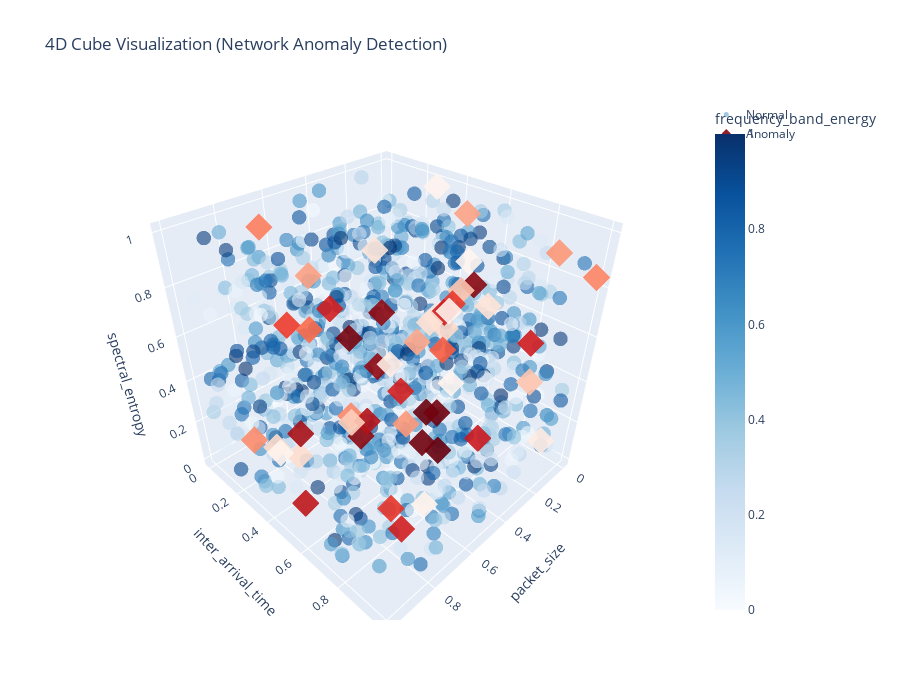

Notebook code cell kept with this figure:
### Markdown cell above
# 9. Data Visualization

### Code cell
import plotly.graph_objects as go

# Separate normal and anomaly

fig = go.Figure()

# Normal points
fig.add_trace(go.Scatter3d(
    x=normal['packet_size'],
    y=normal['inter_arrival_time'],
    z=normal['spectral_entropy'],
    mode='markers',
    name='Normal',
    marker=dict(
        size=5,
        color=normal['frequency_band_energy'],  # 4th dimension
        colorscale='Blues',
        opacity=0.6,
        colorbar=dict(title='frequency_band_energy')
    )
))

# Anomaly points
fig.add_trace(go.Scatter3d(
    x=anomaly['packet_size'],
    y=anomaly['inter_arrival_time'],
    z=anomaly['spectral_entropy'],
    mode='markers',
    name='Anomaly',
    marker=dict(
        size=7,
        color=anomaly['frequency_band_energy'],
        colorscale='Reds',
        opacity=0.9,
        symbol='diamond'
    )
))

# Cube layout
fig.update_layout(
    title='4D Cube Visualization (Network Anomaly Detection)',
    scene=dict(
        xaxis_title='packet_size',
        yaxis_title='inter_arrival_time',
        zaxis_title='spectral_entropy',
        aspectmode='cube'   # makes it cube-shaped
    ),
    width=900,
    height=700
)

fig.show()

### Figure 1 — Plotly figure (JSON) as saved in the notebook; plotly's stock layout.template omitted (floating-point values rounded to 4 significant figures; data arrays with more than 128 entries replaced by an {"elided": "..."} marker saying what was removed)
{"data": [{"marker": {"color": {"elided": "950 float values"}, "colorbar": {"title": {"text": "frequency_band_energy"}}, "colorscale": [[0, "rgb(247,251,255)"], [0.125, "rgb(222,235,247)"], [0.25, "rgb(198,219,239)"], [0.375, "rgb(158,202,225)"], [0.5, "rgb(107,174,214)"], [0.625, "rgb(66,146,198)"], [0.75, "rgb(33,113,181)"], [0.875, "rgb(8,81,156)"], [1, "rgb(8,48,107)"]], "opacity": 0.6, "size": 5}, "mode": "markers", "name": "Normal", "type": "scatter3d", "x": {"elided": "950 float values"}, "y": {"elided": "950 float values"}, "z": {"elided": "950 float values"}}, {"marker": {"color": [0.9263, 0.9208, 0.3388, 0.7246, 0.2287, 0.9912, 0.6282, 0.5026, 0.7157, 0.958, 0.1464, 0.4129, 0.8157, 0.1185, 0.08664, 0.07196, 0.734, 0.0222, 0.03231, 0.9024, 0.1536, 0.06232, 0.01888, 0.8594, 0.3639, 0.7432, 0.7281, 0.6408, 0.7882, 0.4431, 0.2286, 0.3691, 0.9731, 0.9108, 0.7286, 0.1963, 0.152, 0.655, 0.02928, 0.4, 0.4238, 0.5387, 0.03095, 0.9869, 0.3315, 0.1096, 0.9703, 0.3192, 0.1309, 0.01797], "colorscale": [[0, "rgb(255,245,240)"], [0.125, "rgb(254,224,210)"], [0.25, "rgb(252,187,161)"], [0.375, "rgb(252,146,114)"], [0.5, "rgb(251,106,74)"], [0.625, "rgb(239,59,44)"], [0.75, "rgb(203,24,29)"], [0.875, "rgb(165,15,21)"], [1, "rgb(103,0,13)"]], "opacity": 0.9, "size": 7, "symbol": "diamond"}, "mode": "markers", "name": "Anomaly", "type": "scatter3d", "x": [0.3321, 0.8654, 0.4946, 0.6886, 0.05369, 0.3193, 0.9828, 0.9814, 0.3321, 0.2956, 0.9341, 0.4961, 0.8497, 0.03436, 0.04653, 0.1303, 0.04009, 0.05583, 0.6994, 0.2391, 0.0451, 0.4424, 0.1288, 0.8468, 0.879, 0.5254, 0.874, 0.1467, 0.9435, 0.723, 0.1883, 0.1553, 0.7888, 0.6063, 0.6922, 0.8583, 0.8354, 0.6943, 0.7967, 0.9098, 0.002147, 0.7974, 0.08017, 0.1725, 0.1059, 0.1883, 0.3171, 0.02362, 0.1095, 0.116], "y": [0.7377, 0.7543, 0.06175, 0.4216, 0.4735, 0.6207, 0.5925, 0.6917, 0.4147, 0.05981, 0.5144, 0.283, 0.7663, 0.5991, 0.3444, 0.9738, 0.8129, 0.3246, 0.8819, 0.1802, 0.3993, 0.4602, 0.5579, 0.408, 0.9525, 0.9497, 0.9395, 0.5078, 0.5328, 0.1106, 0.9173, 0.9287, 0.936, 0.5834, 0.9106, 0.7035, 0.2153, 0.7169, 0.1765, 0.1828, 0.9974, 0.9984, 0.4415, 0.4237, 0.5157, 0.1191, 0.6013, 0.2209, 0.3648, 0.5066], "z": [0.8389, 0.5246, 0.6827, 0.765, 0.6057, 0.009781, 0.9065, 0.9351, 0.2148, 0.2965, 0.3255, 0.1004, 0.5818, 0.5764, 0.4284, 0.1707, 0.5063, 0.9953, 0.1878, 0.176, 0.3898, 0.4326, 0.7895, 0.3025, 0.704, 0.4226, 0.2586, 0.596, 0.1103, 0.9689, 0.4571, 0.958, 0.5663, 0.7835, 0.9589, 0.5448, 0.1001, 0.03062, 0.01789, 0.1669, 0.8398, 0.9296, 0.5072, 0.01247, 0.9562, 0.7081, 0.2003, 0.2249, 0.4315, 0.1904]}], "layout": {"height": 700, "scene": {"aspectmode": "cube", "xaxis": {"title": {"text": "packet_size"}}, "yaxis": {"title": {"text": "inter_arrival_time"}}, "zaxis": {"title": {"text": "spectral_entropy"}}}, "title": {"text": "4D Cube Visualization (Network Anomaly Detection)"}, "width": 900}}
